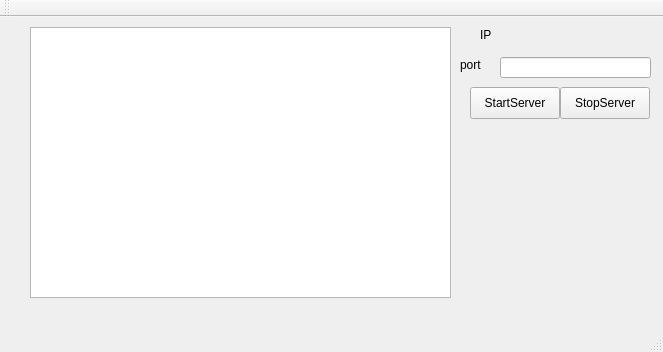
<?xml version="1.0" encoding="UTF-8"?>
<ui version="4.0">
 <class>MainWindow</class>
 <widget class="QMainWindow" name="MainWindow">
  <property name="geometry">
   <rect>
    <x>0</x>
    <y>0</y>
    <width>663</width>
    <height>352</height>
   </rect>
  </property>
  <property name="windowTitle">
   <string>MainWindow</string>
  </property>
  <widget class="QWidget" name="centralWidget">
   <widget class="QPlainTextEdit" name="plainTextEdit">
    <property name="geometry">
     <rect>
      <x>30</x>
      <y>10</y>
      <width>421</width>
      <height>271</height>
     </rect>
    </property>
   </widget>
   <widget class="QLabel" name="label">
    <property name="geometry">
     <rect>
      <x>480</x>
      <y>10</y>
      <width>21</width>
      <height>16</height>
     </rect>
    </property>
    <property name="text">
     <string>IP</string>
    </property>
   </widget>
   <widget class="QLabel" name="label_2">
    <property name="geometry">
     <rect>
      <x>460</x>
      <y>40</y>
      <width>31</width>
      <height>16</height>
     </rect>
    </property>
    <property name="text">
     <string>port</string>
    </property>
   </widget>
   <widget class="QLineEdit" name="lineEditPort">
    <property name="geometry">
     <rect>
      <x>500</x>
      <y>40</y>
      <width>151</width>
      <height>21</height>
     </rect>
    </property>
   </widget>
   <widget class="QPushButton" name="pushButton">
    <property name="geometry">
     <rect>
      <x>470</x>
      <y>70</y>
      <width>90</width>
      <height>32</height>
     </rect>
    </property>
    <property name="text">
     <string>StartServer</string>
    </property>
   </widget>
   <widget class="QPushButton" name="pushButton_2">
    <property name="geometry">
     <rect>
      <x>560</x>
      <y>70</y>
      <width>90</width>
      <height>32</height>
     </rect>
    </property>
    <property name="text">
     <string>StopServer</string>
    </property>
   </widget>
   <widget class="QLabel" name="currentIP">
    <property name="geometry">
     <rect>
      <x>500</x>
      <y>10</y>
      <width>151</width>
      <height>16</height>
     </rect>
    </property>
    <property name="text">
     <string/>
    </property>
   </widget>
  </widget>
  <widget class="QMenuBar" name="menuBar">
   <property name="geometry">
    <rect>
     <x>0</x>
     <y>0</y>
     <width>663</width>
     <height>22</height>
    </rect>
   </property>
  </widget>
  <widget class="QToolBar" name="mainToolBar">
   <attribute name="toolBarArea">
    <enum>TopToolBarArea</enum>
   </attribute>
   <attribute name="toolBarBreak">
    <bool>false</bool>
   </attribute>
  </widget>
  <widget class="QStatusBar" name="statusBar"/>
 </widget>
 <layoutdefault spacing="6" margin="11"/>
 <resources/>
 <connections/>
</ui>
